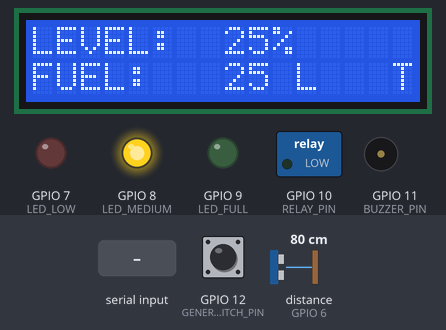
A sketch run on a simulated ESP32-S2. Parts: 16×2 character LCD, switched loads named in the sketch (green lamp = pin HIGH), output pins drawn as LEDs (lit = HIGH), buzzer (waves = sounding, pin HIGH). Wiring (from diagram.json): ultrasonic range finder: trigger GPIO 5; echo GPIO 6. Inputs (shaded band) come from the test bench; at power-on: distance to the obstacle (sensor on GPIO 6) 80 cm, GPIO 12 (GENERATOR_SWITCH_PIN) HIGH. The echo pulse lasts 58.3 µs per cm; WiFi joins after 1.5 s; servers stay silent unless stated; the local clock reads 2024-03-15 10:24:30 at power-on unless the sketch sets it; no MQTT or app messages arrive unless stated; not simulated (calls return 0 or success): secrets.h; pins used as bus, display or sensor lines are not drawn; what the sketch prints to the serial monitor is not drawn.

Above: at 2.8 s.
2.9 s: distance to the obstacle (sensor on GPIO 6) set to 17 cm
At 3.9 s:
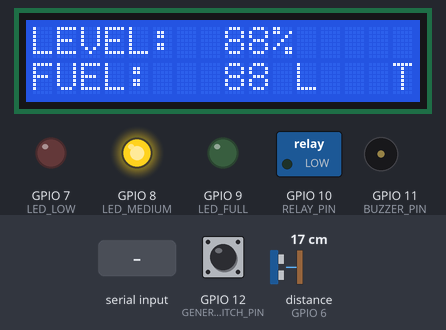
4.6 s: distance to the obstacle (sensor on GPIO 6) set to 12 cm
At 5.8 s:
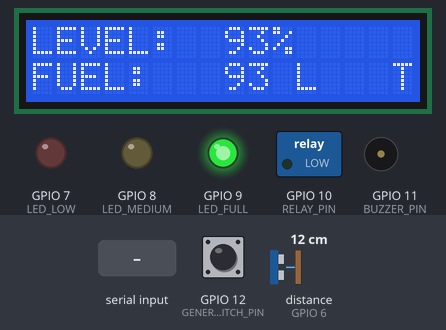
6.2 s: distance to the obstacle (sensor on GPIO 6) set to 120 cm
At 7.4 s:
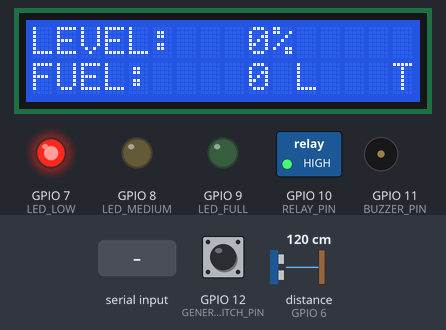
7.7 s: "DEMO\n" received over Serial
At 8.7 s:
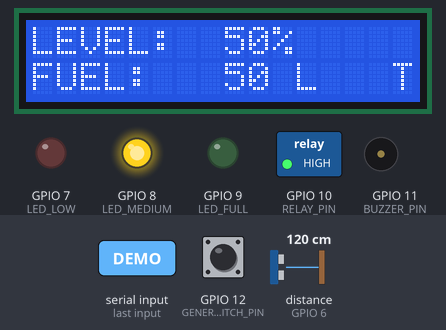
9.3 s: "1\n" received over Serial
At 10.7 s:
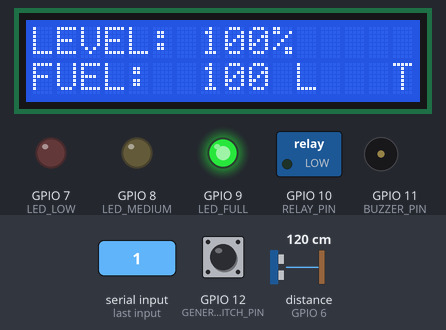
Timing chart, 0 to 12.3 s (numbered marks = the images above; inputs shaded):
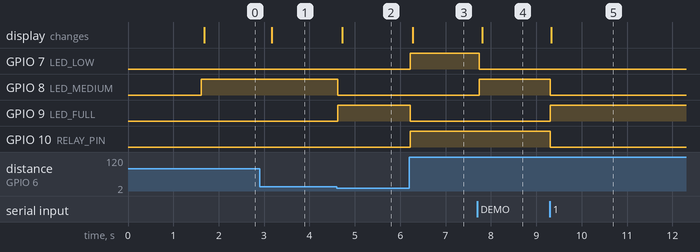

Measured:
- the behaviour switches between 15 and 14 cm on distance to the obstacle (sensor on GPIO 6) (found by bisection; images 1 and 2)
- after the input at 2.9 s, the display: changes after 0.27 s (image 1)
- after the input at 4.6 s, GPIO 8 (LED_MEDIUM): HIGH → LOW at once; GPIO 9 (LED_FULL): LOW → HIGH at once; the display: changes after 0.13 s (image 2)
- after the input at 6.2 s, GPIO 7 (LED_LOW), GPIO 10 (RELAY_PIN): LOW → HIGH at once; GPIO 9 (LED_FULL): HIGH → LOW at once; the display: changes after 0.08 s (image 3)
- after the input at 7.7 s, GPIO 7 (LED_LOW): HIGH → LOW after 0.05 s; GPIO 8 (LED_MEDIUM): LOW → HIGH after 0.05 s; the display: changes after 0.11 s (image 4)
- after the input at 9.3 s, GPIO 8 (LED_MEDIUM), GPIO 10 (RELAY_PIN): HIGH → LOW at once; GPIO 9 (LED_FULL): LOW → HIGH at once; the display: changes at once (image 5)

The sketch:

sketch.ino
```cpp
#include <ctype.h>
#include <limits.h>
#include <math.h>
#include <stdlib.h>
#include <stdio.h>
#include <string.h>
#include <Wire.h>
#include <LiquidCrystal_I2C.h>
#include <WiFi.h>
#include <WiFiClientSecure.h>
#include <PubSubClient.h>
#include <time.h>
#include "secrets.h"

const int TRIG_PIN = 5;
const int ECHO_PIN = 6;
const int LED_LOW = 7;
const int LED_MEDIUM = 8;
const int LED_FULL = 9;
const int RELAY_PIN = 10;
const int BUZZER_PIN = 11;
const int GENERATOR_SWITCH_PIN = 12;
const int LCD_SDA = 21;
const int LCD_SCL = 20;
const char* WIFI_SSID = "Wokwi-GUEST";
const char* WIFI_PASSWORD = "";
const int WIFI_CHANNEL = 6;
const char* AIO_HOST = "io.adafruit.com";
const uint16_t AIO_PORT = 8883;
const char* AIO_TOPIC = AIO_USERNAME "/feeds/" AIO_FEED_KEY;

const float TANK_CAPACITY_L = 100.0f;
const float FULL_DISTANCE_CM = 5.0f;
const float EMPTY_DISTANCE_CM = 105.0f;
const float PUMP_ON_LEVEL = 20.0f;
const float PUMP_OFF_LEVEL = 90.0f;
const float THEFT_DROP_PERCENT = 5.0f;
const bool RELAY_ACTIVE_LOW = false;

const unsigned long SAMPLE_INTERVAL_MS = 1000UL;
const unsigned long SERIAL_REPORT_INTERVAL_MS = 1000UL;
const unsigned long LCD_INTERVAL_MS = 500UL;
const unsigned long TELEMETRY_INTERVAL_MS = 2200UL;
const unsigned long WIFI_RETRY_INTERVAL_MS = 10000UL;
const unsigned long MQTT_RETRY_INTERVAL_MS = 8000UL;
const unsigned long THEFT_WINDOW_MS = 60000UL;
const unsigned long DEMO_CASE_DURATION_MS = 10000UL;
const int HISTORY_SIZE = 61;

LiquidCrystal_I2C lcd(0x27, 16, 2);
WiFiClientSecure secureClient;
PubSubClient mqttClient(secureClient);

float levelHistory[HISTORY_SIZE] = {0};
unsigned long timeHistory[HISTORY_SIZE] = {0};
bool generatorHistory[HISTORY_SIZE] = {false};
int historyWriteIndex = 0;
int historyCount = 0;

float distanceCm = -1.0f;
float levelPct = 0.0f;
float litres = 0.0f;
float manualDistanceCm = 0.0f;
bool sensorOK = false;
bool generatorOn = false;
bool pumpOn = false;
bool localTheftAlarm = false;
bool manualDistanceMode = false;
bool mqttConnectionAttempted = false;
bool demoRunning = false;
bool demoGeneratorOverride = false;
bool demoGeneratorOn = false;
int demoStepIndex = 0;
unsigned long demoStepStartedAt = 0;

struct DemoStep {
  const char* label;
  float distanceCm;
  bool generatorOn;
  bool resetHistory;
  bool clearAlarm;
};

const DemoStep DEMO_STEPS[] = {
    {"Normal level: about 50% / 50 L", 55.0f, true, true, true},
    {"Pump ON at 20%", 85.0f, false, false, false},
    {"Hysteresis hold: pump stays ON", 75.0f, false, false, false},
    {"Pump OFF above 90%", 14.0f, false, false, false},
    {"Theft test baseline: generator OFF", 55.0f, false, true, true},
    {"Theft test drop: expect THEFT?", 65.0f, false, false, false},
    {"Theft alarm cleared", 65.0f, false, false, true},
    {"Runtime baseline: generator ON", 45.0f, true, true, true},
    {"Runtime trend 1/6", 45.2f, true, false, false},
    {"Runtime trend 2/6", 45.4f, true, false, false},
    {"Runtime trend 3/6", 45.6f, true, false, false},
    {"Runtime trend 4/6", 45.8f, true, false, false},
    {"Runtime trend 5/6", 46.0f, true, false, false},
    {"Runtime trend 6/6", 46.2f, true, false, false},
};
const int DEMO_STEP_COUNT = sizeof(DEMO_STEPS) / sizeof(DEMO_STEPS[0]);

unsigned long lastSampleTime = 0;
unsigned long lastSerialReportTime = 0;
unsigned long lastLcdTime = 0;
unsigned long lastTelemetryTime = 0;
unsigned long lastWiFiAttemptTime = 0;
unsigned long lastMqttAttemptTime = 0;
char serialInput[32];
size_t serialInputLength = 0;
bool serialInputOverflow = false;

void clearLevelHistory() {
  historyWriteIndex = 0;
  historyCount = 0;
  lastSampleTime = 0;
}

void applyDemoStep(int stepIndex) {
  const DemoStep& step = DEMO_STEPS[stepIndex];
  demoStepIndex = stepIndex;
  demoStepStartedAt = millis();
  manualDistanceMode = true;
  manualDistanceCm = step.distanceCm;
  demoGeneratorOverride = true;
  demoGeneratorOn = step.generatorOn;
  if (step.resetHistory) clearLevelHistory();
  if (step.clearAlarm) localTheftAlarm = false;
  lastTelemetryTime = millis() - TELEMETRY_INTERVAL_MS;

  Serial.printf("\nDEMO CASE %d/%d: %s\n", stepIndex + 1,
                DEMO_STEP_COUNT, step.label);
  Serial.printf("Distance: %.1f cm | Generator: %s\n",
                step.distanceCm, step.generatorOn ? "ON" : "OFF");
  Serial.println("Allow 10 seconds for dashboard updates before the next case.");
}

void startDemo() {
  if (demoRunning) {
    Serial.println("The scripted demo is already running. Enter STOP to cancel.");
    return;
  }
  demoRunning = true;
  Serial.println("\nStarting scripted demo. Each case runs for 10 seconds.");
  Serial.println("Enter a distance to switch back to manual control, AUTO for the sensor, or STOP to cancel.");
  applyDemoStep(0);
}

void stopDemo(bool resumeSensor, const char* reason) {
  if (demoRunning) Serial.println(reason);
  demoRunning = false;
  demoGeneratorOverride = false;
  if (resumeSensor) manualDistanceMode = false;
}

void advanceDemoIfReady() {
  if (!demoRunning ||
      millis() - demoStepStartedAt < DEMO_CASE_DURATION_MS) {
    return;
  }

  const int nextStep = demoStepIndex + 1;
  if (nextStep >= DEMO_STEP_COUNT) {
    stopDemo(true, "Scripted demo complete. Returning to the HC-SR04 slider.");
    return;
  }
  applyDemoStep(nextStep);
}

int relayLevel(bool on) {
  if (RELAY_ACTIVE_LOW) return on ? LOW : HIGH;
  return on ? HIGH : LOW;
}

float readDistanceCm() {
  digitalWrite(TRIG_PIN, LOW);
  delayMicroseconds(3);
  digitalWrite(TRIG_PIN, HIGH);
  delayMicroseconds(10);
  digitalWrite(TRIG_PIN, LOW);

  const unsigned long duration = pulseIn(ECHO_PIN, HIGH, 30000UL);
  if (duration == 0) return -1.0f;
  return duration * 0.0343f / 2.0f;
}

void processSerialCommand(char* command) {
  while (isspace((unsigned char)*command)) command++;
  char* end = command + strlen(command);
  while (end > command && isspace((unsigned char)end[-1])) *--end = '\0';
  if (*command == '\0') return;

  for (char* cursor = command; *cursor; cursor++) {
    *cursor = (char)toupper((unsigned char)*cursor);
  }

  if (strcmp(command, "DEMO") == 0) {
    startDemo();
    return;
  }
  if (strcmp(command, "STOP") == 0) {
    stopDemo(true, "Scripted demo stopped. Returning to the HC-SR04 slider.");
    return;
  }
  if (strcmp(command, "AUTO") == 0) {
    stopDemo(false, "Scripted demo stopped.");
    manualDistanceMode = false;
    Serial.println("Input mode: HC-SR04 sensor slider.");
    return;
  }
  if (strcmp(command, "CLEAR") == 0) {
    stopDemo(false, "Scripted demo stopped.");
    localTheftAlarm = false;
    Serial.println("Theft alarm cleared.");
    return;
  }

  char* parsedEnd = nullptr;
  const float requestedDistance = strtof(command, &parsedEnd);
  while (parsedEnd && isspace((unsigned char)*parsedEnd)) parsedEnd++;
  if (parsedEnd == command || !parsedEnd || *parsedEnd != '\0' ||
      !isfinite(requestedDistance) || requestedDistance < 0.0f ||
      requestedDistance > EMPTY_DISTANCE_CM) {
    Serial.println("Invalid command. Enter 0-105 cm, AUTO, CLEAR, DEMO, or STOP.");
    return;
  }

  stopDemo(false, "Scripted demo stopped; switching to manual distance input.");
  manualDistanceCm = requestedDistance;
  manualDistanceMode = true;
  Serial.printf("Input mode: MANUAL - distance set to %.1f cm.\n",
                manualDistanceCm);
}

void readSerialCommands() {
  while (Serial.available() > 0) {
    const char value = (char)Serial.read();
    if (value == '\r') continue;
    if (value == '\n') {
      if (serialInputOverflow) {
        Serial.println("Input too long. Enter 0-105, AUTO, CLEAR, DEMO, or STOP.");
      } else {
        serialInput[serialInputLength] = '\0';
        processSerialCommand(serialInput);
      }
      serialInputLength = 0;
      serialInputOverflow = false;
    } else if (!serialInputOverflow) {
      if (serialInputLength < sizeof(serialInput) - 1) {
        serialInput[serialInputLength++] = value;
      } else {
        serialInputOverflow = true;
      }
    }
  }
}

void updateInputsAndLevel() {
  generatorOn = demoGeneratorOverride
                    ? demoGeneratorOn
                    : digitalRead(GENERATOR_SWITCH_PIN) == HIGH;
  if (manualDistanceMode) {
    distanceCm = manualDistanceCm;
    sensorOK = true;
  } else {
    distanceCm = readDistanceCm();
    sensorOK = distanceCm >= 2.0f && distanceCm <= 400.0f;
  }
  if (!sensorOK) return;

  float fraction = (EMPTY_DISTANCE_CM - distanceCm) /
                   (EMPTY_DISTANCE_CM - FULL_DISTANCE_CM);
  fraction = constrain(fraction, 0.0f, 1.0f);
  levelPct = fraction * 100.0f;
  litres = fraction * TANK_CAPACITY_L;
}

void updatePumpAndIndicators() {
  if (!sensorOK) {
    pumpOn = false;
  } else {
    if (levelPct <= PUMP_ON_LEVEL) pumpOn = true;
    else if (levelPct > PUMP_OFF_LEVEL) pumpOn = false;
  }

  const bool low = sensorOK && levelPct < 20.0f;
  const bool full = sensorOK && levelPct > 90.0f;
  const bool medium = sensorOK && !low && !full;
  digitalWrite(RELAY_PIN, relayLevel(pumpOn));
  digitalWrite(LED_LOW, low ? HIGH : LOW);
  digitalWrite(LED_MEDIUM, medium ? HIGH : LOW);
  digitalWrite(LED_FULL, full ? HIGH : LOW);
  digitalWrite(BUZZER_PIN, localTheftAlarm ? HIGH : LOW);
}

void recordLevel() {
  const unsigned long now = millis();
  if (!sensorOK || now - lastSampleTime < SAMPLE_INTERVAL_MS) return;
  lastSampleTime = now;
  levelHistory[historyWriteIndex] = levelPct;
  timeHistory[historyWriteIndex] = now;
  generatorHistory[historyWriteIndex] = generatorOn;
  historyWriteIndex = (historyWriteIndex + 1) % HISTORY_SIZE;
  if (historyCount < HISTORY_SIZE) historyCount++;
}

int findOldestMatchingSample(unsigned long now, bool requiredGeneratorState,
                             unsigned long minimumAge,
                             unsigned long maximumAge,
                             unsigned long* foundAge) {
  int found = -1;
  unsigned long greatestAge = 0;
  const int oldestIndex =
      (historyWriteIndex - historyCount + HISTORY_SIZE) % HISTORY_SIZE;
  for (int offset = 0; offset < historyCount; offset++) {
    const int index = (oldestIndex + offset) % HISTORY_SIZE;
    if (generatorHistory[index] != requiredGeneratorState) continue;
    const unsigned long age = now - timeHistory[index];
    if (age < minimumAge || age > maximumAge) continue;
    if (age >= greatestAge) {
      greatestAge = age;
      found = index;
    }
  }
  if (foundAge) *foundAge = greatestAge;
  return found;
}

bool detectRapidDrop() {
  if (generatorOn || !sensorOK) return false;
  unsigned long age = 0;
  const int baselineIndex = findOldestMatchingSample(
      millis(), false, 0, THEFT_WINDOW_MS, &age);
  return baselineIndex >= 0 &&
         levelHistory[baselineIndex] - levelPct > THEFT_DROP_PERCENT;
}

float estimateHoursLeft() {
  if (!generatorOn || !sensorOK) return -1.0f;
  unsigned long age = 0;
  const int baselineIndex = findOldestMatchingSample(
      millis(), true, THEFT_WINDOW_MS, ULONG_MAX, &age);
  if (baselineIndex < 0 || age == 0) return -1.0f;

  const float dropPct = levelHistory[baselineIndex] - levelPct;
  if (dropPct <= 0.1f) return -1.0f;
  const float percentPerHour = dropPct / (age / 3600000.0f);
  if (percentPerHour <= 0.0f) return -1.0f;
  return levelPct / percentPerHour;
}

void updateLCD() {
  const unsigned long now = millis();
  if (now - lastLcdTime < LCD_INTERVAL_MS) return;
  lastLcdTime = now;

  if (!sensorOK) {
    lcd.setCursor(0, 0); lcd.print("Sensor error    ");
    lcd.setCursor(0, 1); lcd.print("Check HC-SR04   ");
  } else if (localTheftAlarm) {
    lcd.setCursor(0, 0); lcd.print("THEFT?          ");
    char line[17];
    snprintf(line, sizeof(line), "%.0f%% %.0f L", levelPct, litres);
    lcd.setCursor(0, 1); lcd.print(line); lcd.print("       ");
  } else {
    char line1[17];
    char line2[17];
    snprintf(line1, sizeof(line1), "LEVEL: %3.0f%%", levelPct);
    snprintf(line2, sizeof(line2), "FUEL: %4.0f L", litres);
    lcd.setCursor(0, 0); lcd.print(line1); lcd.print("   ");
    lcd.setCursor(0, 1); lcd.print(line2); lcd.print("   ");
  }
}

void printStatus() {
  const unsigned long now = millis();
  if (now - lastSerialReportTime < SERIAL_REPORT_INTERVAL_MS) return;
  lastSerialReportTime = now;

  Serial.println();
  Serial.println("===== DIESEL TANK MONITOR =====");
  Serial.printf("Input mode: %s\n", manualDistanceMode ? "MANUAL" : "HC-SR04");
  if (!sensorOK) {
    Serial.println("Sensor: no valid echo; check the ultrasonic sensor.");
    Serial.printf("Generator: %s\n", generatorOn ? "ON" : "OFF");
    Serial.println("===============================");
    return;
  }

  Serial.printf("Distance: %.1f cm\n", distanceCm);
  Serial.printf("Fuel level: %.1f %%\n", levelPct);
  Serial.printf("Fuel remaining: %.1f L / %.0f L\n",
                litres, TANK_CAPACITY_L);
  Serial.printf("Generator: %s\n", generatorOn ? "ON" : "OFF");
  Serial.printf("Refill pump / relay: %s\n", pumpOn ? "ON" : "OFF");
  Serial.printf("Level indicator: %s\n",
                levelPct < 20.0f ? "LOW LED"
                : levelPct > 90.0f ? "FULL LED"
                                   : "MEDIUM LED");
  Serial.printf("Theft alarm: %s\n", localTheftAlarm ? "THEFT?" : "OFF");
  Serial.printf("Buzzer: %s\n", localTheftAlarm ? "ON" : "OFF");
  const float hoursLeft = estimateHoursLeft();
  if (hoursLeft >= 0.0f) {
    Serial.printf("Estimated runtime: %.2f hours\n", hoursLeft);
  } else {
    Serial.println("Estimated runtime: collecting generator fuel-use history");
  }
  Serial.println("Pump thresholds: ON at <=20%; OFF only above 90%.");
  Serial.println("Theft rule: generator OFF and drop >5 percentage points in 60 sec.");
  if (demoRunning) {
    Serial.printf("Scripted demo case: %d/%d - %s\n",
                  demoStepIndex + 1, DEMO_STEP_COUNT,
                  DEMO_STEPS[demoStepIndex].label);
  }
  Serial.println("===============================");
}

void serviceCloudConnection() {
  const unsigned long now = millis();
  if (WiFi.status() != WL_CONNECTED) {
    if (now - lastWiFiAttemptTime >= WIFI_RETRY_INTERVAL_MS) {
      lastWiFiAttemptTime = now;
      Serial.println("Connecting to Wokwi Wi-Fi...");
      WiFi.begin(WIFI_SSID, WIFI_PASSWORD, WIFI_CHANNEL);
    }
    return;
  }

  if (!mqttClient.connected()) {
    if (mqttConnectionAttempted &&
        now - lastMqttAttemptTime < MQTT_RETRY_INTERVAL_MS) return;
    lastMqttAttemptTime = now;
    mqttConnectionAttempted = true;
    if (time(nullptr) < 1700000000) {
      Serial.println("Waiting for network time before TLS connection.");
      return;
    }
    Serial.print("Connecting to Adafruit IO MQTT...");
    if (mqttClient.connect("diesel-tank-monitor", AIO_USERNAME, AIO_KEY)) {
      Serial.println(" connected.");
    } else {
      Serial.printf(" failed (state %d); retrying shortly.\n",
                    mqttClient.state());
    }
    return;
  }

  mqttClient.loop();
}

void publishTelemetry() {
  const unsigned long now = millis();
  if (now - lastTelemetryTime < TELEMETRY_INTERVAL_MS) return;
  lastTelemetryTime = now;
  if (!sensorOK || !mqttClient.connected()) return;

  const float hoursLeft = estimateHoursLeft();
  char telemetry[256];
  snprintf(
      telemetry, sizeof(telemetry),
      "{\"timestamp\":%lu,\"distance_cm\":%.2f,\"level_percent\":%.2f,"
      "\"litres\":%.2f,\"generator_on\":%s,\"pump_on\":%s,"
      "\"theft_alarm\":%s,\"hours_left\":%.2f,\"manual_request_id\":0}",
      (unsigned long)time(nullptr), distanceCm, levelPct, litres,
      generatorOn ? "true" : "false", pumpOn ? "true" : "false",
      localTheftAlarm ? "true" : "false", hoursLeft);

  if (mqttClient.publish(AIO_TOPIC, telemetry)) {
    Serial.printf("Cloud update sent: %s\n", telemetry);
  } else {
    Serial.println("Cloud update failed; MQTT will reconnect if needed.");
  }
}

void setup() {
  Serial.begin(115200);

  Serial.println();
  Serial.println("Waiting for Wokwi Wi-Fi before starting the tank monitor...");
  WiFi.mode(WIFI_STA);
  WiFi.setAutoReconnect(true);
  WiFi.begin(WIFI_SSID, WIFI_PASSWORD, WIFI_CHANNEL);

  unsigned long lastRetryTime = millis();
  unsigned long lastWaitingMessageTime = millis();
  while (WiFi.status() != WL_CONNECTED) {
    const unsigned long now = millis();
    if (now - lastRetryTime >= WIFI_RETRY_INTERVAL_MS) {
      lastRetryTime = now;
      WiFi.begin(WIFI_SSID, WIFI_PASSWORD, WIFI_CHANNEL);
    }
    if (now - lastWaitingMessageTime >= 1000UL) {
      lastWaitingMessageTime = now;
      Serial.println("Wi-Fi is not connected yet; waiting before startup.");
    }
    delay(50);
  }

  Serial.println("Wokwi Wi-Fi connected. Starting the tank monitor.");

  pinMode(TRIG_PIN, OUTPUT);
  pinMode(ECHO_PIN, INPUT);
  pinMode(LED_LOW, OUTPUT);
  pinMode(LED_MEDIUM, OUTPUT);
  pinMode(LED_FULL, OUTPUT);
  pinMode(RELAY_PIN, OUTPUT);
  pinMode(BUZZER_PIN, OUTPUT);
  pinMode(GENERATOR_SWITCH_PIN, INPUT);
  digitalWrite(TRIG_PIN, LOW);
  digitalWrite(BUZZER_PIN, LOW);
  digitalWrite(RELAY_PIN, relayLevel(false));

  Wire.begin(LCD_SDA, LCD_SCL);
  lcd.init();
  lcd.backlight();
  lcd.setCursor(0, 0); lcd.print("Tank Monitor");
  lcd.setCursor(0, 1); lcd.print("Wokwi cloud MQTT");

  Serial.println("Diesel tank monitor - Wokwi cloud MQTT mode.");
  Serial.println("Use HC-SR04 slider or enter 0-105 cm in Serial Monitor.");
  Serial.println("Commands: AUTO (sensor), CLEAR (alarm), DEMO (10-sec cases), STOP (cancel).");

  secureClient.setCACert(AIO_ROOT_CA);
  mqttClient.setServer(AIO_HOST, AIO_PORT);
  if (!mqttClient.setBufferSize(512)) {
    Serial.println("Could not allocate the MQTT message buffer.");
  }
  mqttClient.setKeepAlive(30);
  mqttClient.setSocketTimeout(2);
  lastWiFiAttemptTime = millis();
  configTime(0, 0, "pool.ntp.org", "time.nist.gov");
  Serial.println("Connecting to Adafruit IO MQTT.");
}

void loop() {
  readSerialCommands();
  advanceDemoIfReady();
  updateInputsAndLevel();
  updatePumpAndIndicators();

  if (detectRapidDrop() && !localTheftAlarm) {
    localTheftAlarm = true;
    digitalWrite(BUZZER_PIN, HIGH);
    Serial.println("!!! THEFT ALERT: rapid level drop while generator is OFF. !!!");
  }

  recordLevel();
  updateLCD();
  printStatus();
  serviceCloudConnection();
  publishTelemetry();
  delay(25);
}
```
